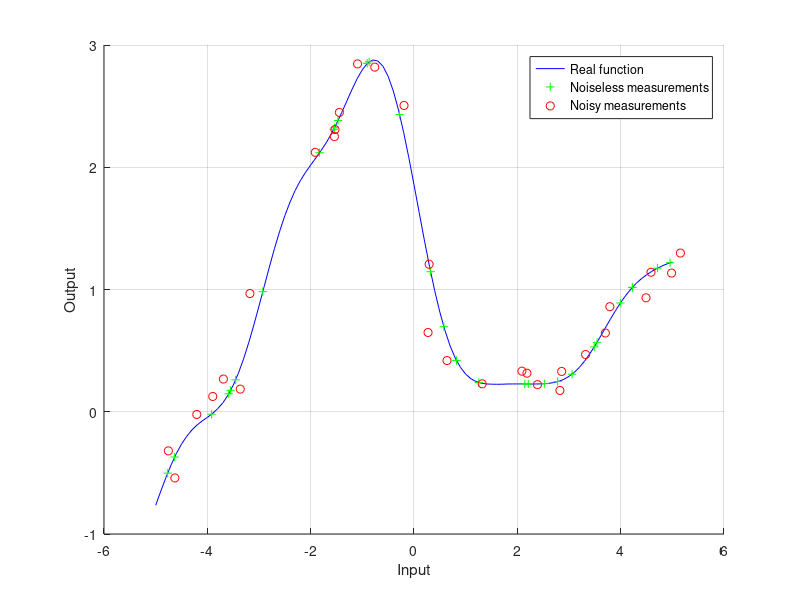

Write MATLAB code to recreate this figure. (Note: this script raises an error after producing the figure.)
% This file compares the NIGP regression and the SONIG regression algorithm using a plot of a small number of measurement points.

% We clear all data we have previously obtained.
clear all;
clc;

% We add the folders we need for both regression algorithms.
addpath('NIGP/');
addpath('NIGP/util/');
addpath('NIGP/tprod/');
addpath('SONIG/');
addpath('GPSupport/');

% We define the range of the plot we will make.
xMin = -5; % What is the minimum x value?
xMax = -xMin; % What is the maximum x value?

% We define numbers of points and set up the corresponding point spaces.
nm = 30; % This is the number of available measurement points.
np = 101; % This is the number of plot points.
nu = 11; % The number of inducing input points.
xp = linspace(xMin,xMax,np); % These are the plot points.
xu = linspace(xMin,xMax,nu); % These are the inducing input points.

% We define some settings for the noise and the GP.
sn = 0.05; % This is the noise standard deviation on the function output.
sx = 0.2; % This is the noise standard deviation on the function input.
alpha = 1; % This is the length scale of the output.
len = 1; % This is the length scale for the input. So it's the square root of Lambda.
Lambda = len^2;

% We set up the input points.
xmr = xMin + rand(1,nm)*(xMax - xMin); % These are the real measurement input points without noise.
xm = xmr + sx*randn(1,nm); % These are the measured input points.

% We calculate covariance matrices.
input = [xu,xm,xp,xmr];
diff = repmat(input,[size(input,2),1]) - repmat(input',[1,size(input,2)]);
K = alpha^2*exp(-1/2*diff.^2/Lambda);
Kuu = K(1:nu,1:nu);
Kmu = K(nu+1:nu+nm,1:nu);
Kpu = K(nu+nm+1:nu+nm+np,1:nu);
Kru = K(nu+nm+np+1:nu+nm+np+nm,1:nu);
Kum = K(1:nu,nu+1:nu+nm);
Kmm = K(nu+1:nu+nm,nu+1:nu+nm);
Kpm = K(nu+nm+1:nu+nm+np,nu+1:nu+nm);
Krm = K(nu+nm+np+1:nu+nm+np+nm,nu+1:nu+nm);
Kup = K(1:nu,nu+nm+1:nu+nm+np);
Kmp = K(nu+1:nu+nm,nu+nm+1:nu+nm+np);
Kpp = K(nu+nm+1:nu+nm+np,nu+nm+1:nu+nm+np);
Krp = K(nu+nm+np+1:nu+nm+np+nm,nu+nm+1:nu+nm+np);
Kur = K(1:nu,nu+nm+np+1:nu+nm+np+nm);
Kmr = K(nu+1:nu+nm,nu+nm+np+1:nu+nm+np+nm);
Kpr = K(nu+nm+1:nu+nm+np,nu+nm+np+1:nu+nm+np+nm);
Krr = K(nu+nm+np+1:nu+nm+np+nm,nu+nm+np+1:nu+nm+np+nm);

% To generate a random sample with covariance matrix K, we first have to find the Cholesky decomposition of K. That's what we do here.
epsilon = 0.0000001; % We add some very small noise to prevent K from being singular.
L = chol([Krr,Krp;Kpr,Kpp] + epsilon*eye(nm+np))'; % We take the Cholesky decomposition to be able to generate a sample with a distribution according to the right covariance matrix. (Yes, we could also use the mvnrnd function, but that one gives errors more often than the Cholesky function.)
sample = L*randn(nm+np,1);

% We create the measurements.
ymr = sample(1:nm)'; % These are the real function measurements, done at the real measurement input points, without any noise.
ym = ymr + sn*randn(1,nm); % We add noise to the function measurements, to get the noisy measurements.
yp = sample(nm+1:nm+np)'; % This is the function value of the function we want to approximate at the plot points.

% We make a plot of the function which we want to approximate, including the real measurements and the noisy measurements.
figure(1);
clf(1);
hold on;
grid on;
plot(xp, yp, 'b-');
plot(xmr(1:nm), ymr(1:nm), 'g+');
plot(xm(1:nm), ym(1:nm), 'ro');
xlabel('Input');
ylabel('Output');
legend('Real function','Noiseless measurements','Noisy measurements');

% The next step is to train the NIGP algorithm. We start doing that now.
seard = log([len;alpha;sn]); % We give the NIGP algorithm the true hyperparameters as starting point for its tuning. It's slightly cheating, but NIGP is likely to find the same hyperparameters with similar initializations, so this just speeds things up a little bit.
lsipn = log(sx);
evalc('[model, nigp] = trainNIGP(permute(xm,[2,1]),permute(ym,[2,1]),-500,1,seard,lsipn);'); % We apply the NIGP training algorithm. We put this in an evalc function to suppress the output made by the NIGP algorithm.

% We extract the derived hyperparameters from the NIGP results.
len = exp(model.seard(1,1));
alpha = exp(model.seard(2,1));
sn = exp(model.seard(3,1));
sx = exp(model.lsipn);
Lambda = len^2;
Sx = sx^2;
disp(['Hyperparameters found. lx: ',num2str(len),', sx: ',num2str(sx),', ly: ',num2str(alpha),', sy: ',num2str(sn),'.']);

% We recalculate covariance matrices for the new hyperparameters.
input = [xu,xm,xp,xmr];
diff = repmat(input,[size(input,2),1]) - repmat(input',[1,size(input,2)]);
K = alpha^2*exp(-1/2*diff.^2/Lambda);
Kuu = K(1:nu,1:nu);
Kmu = K(nu+1:nu+nm,1:nu);
Kpu = K(nu+nm+1:nu+nm+np,1:nu);
Kru = K(nu+nm+np+1:nu+nm+np+nm,1:nu);
Kum = K(1:nu,nu+1:nu+nm);
Kmm = K(nu+1:nu+nm,nu+1:nu+nm);
Kpm = K(nu+nm+1:nu+nm+np,nu+1:nu+nm);
Krm = K(nu+nm+np+1:nu+nm+np+nm,nu+1:nu+nm);
Kup = K(1:nu,nu+nm+1:nu+nm+np);
Kmp = K(nu+1:nu+nm,nu+nm+1:nu+nm+np);
Kpp = K(nu+nm+1:nu+nm+np,nu+nm+1:nu+nm+np);
Krp = K(nu+nm+np+1:nu+nm+np+nm,nu+nm+1:nu+nm+np);
Kur = K(1:nu,nu+nm+np+1:nu+nm+np+nm);
Kmr = K(nu+1:nu+nm,nu+nm+np+1:nu+nm+np+nm);
Kpr = K(nu+nm+1:nu+nm+np,nu+nm+np+1:nu+nm+np+nm);
Krr = K(nu+nm+np+1:nu+nm+np+nm,nu+nm+np+1:nu+nm+np+nm);

% We make the NIGP prediction for the test points.
mupNIGP = Kpm(:,1:nm)/(Kmm(1:nm,1:nm) + sn^2*eye(nm) + diag(model.dipK(1:nm)))*ym(1:nm)'; % This is the mean at the plot points.
SpNIGP = Kpp - Kpm(:,1:nm)/(Kmm(1:nm,1:nm) + sn^2*eye(nm) + diag(model.dipK(1:nm)))*Kmp(1:nm,:); % This is the covariance matrix at the plot points.
stdpNIGP = sqrt(diag(SpNIGP)); % This is the standard deviation at the plot points.
[hMean,hStd] = makeGPPlot(2, xp, mupNIGP, stdpNIGP); % We make a GP plot of the results.
hMeasurements = plot(xm(1:nm),ym(1:nm),'bx');
hFunction = plot(xp,yp,'b-');
title('Prediction of the NIGP algorithm');
xlabel('Input');
ylabel('Output');
legend([hFunction,hMeasurements,hMean,hStd],'Original function','Measurements','GP prediction mean','GP 95% certainty region','Location','SouthEast');

% We examine the results.
MSE = mean((mupNIGP' - yp).^2);
meanVariance = mean(stdpNIGP.^2);
disp(['For NIGP the MSE is ',num2str(MSE),', the mean variance is ',num2str(meanVariance),' and the ratio between these is ',num2str(MSE/meanVariance),'.']);

% Next, we set up the SONIG algorithm to make a similar kind of prediction.
% We start by setting up a SONIG object which we can apply GP regression on.
hyp = NIGPModelToHyperparameters(model);
sonig = createSONIG(hyp);
sonig = addInducingInputPoint(sonig, xu);

% We implement the measurements one by one.
for i = 1:nm
	inputDist = createDistribution(xm(:,i), hyp.sx^2); % This is the prior distribution of the input point.
	outputDist = createDistribution(ym(:,i), hyp.sy^2); % This is the prior distribution of the output point.
	[sonig, inputPost, outputPost] = implementMeasurement(sonig, inputDist, outputDist); % We implement the measurement into the SONIG object.
end

% We predict the plot points and make a plot out of it.
[mupSONIG, SpSONIG, stdpSONIG] = makeSonigPrediction(sonig, xp); % Here we make the prediction.
[hMean,hStd] = makeGPPlot(3, xp, mupSONIG, stdpSONIG); % We make a GP plot.
hMeasurements = plot(xm(1:nm),ym(1:nm),'bx');
hFunction = plot(xp,yp,'b-');
hIIP = plot(sonig.Xu,sonig.fu{1}.mean,'ko');
title('Prediction of the SONIG algorithm');
xlabel('Input');
ylabel('Output');

% We examine the results.
MSE = mean((mupSONIG' - yp).^2);
meanVariance = mean(stdpSONIG.^2);
disp(['For SONIG the MSE is ',num2str(MSE),', the mean variance is ',num2str(meanVariance),' and the ratio between these is ',num2str(MSE/meanVariance),'.']);